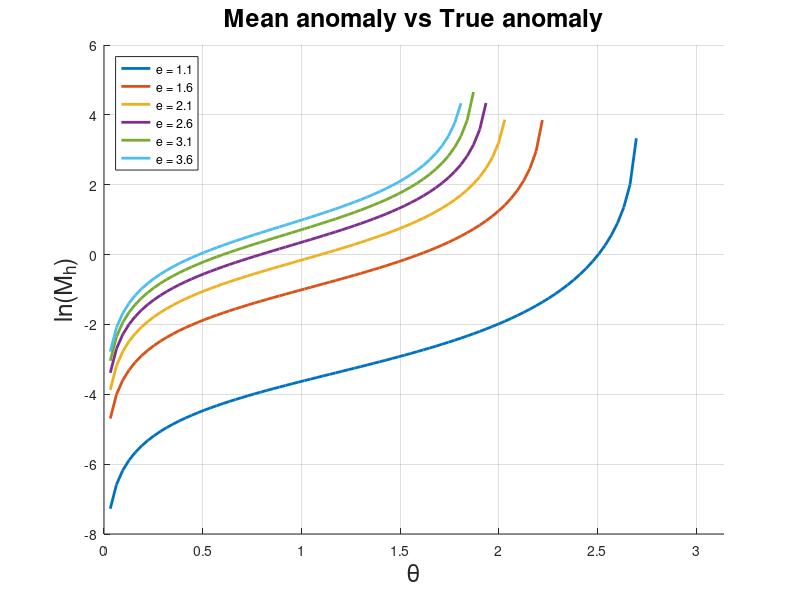
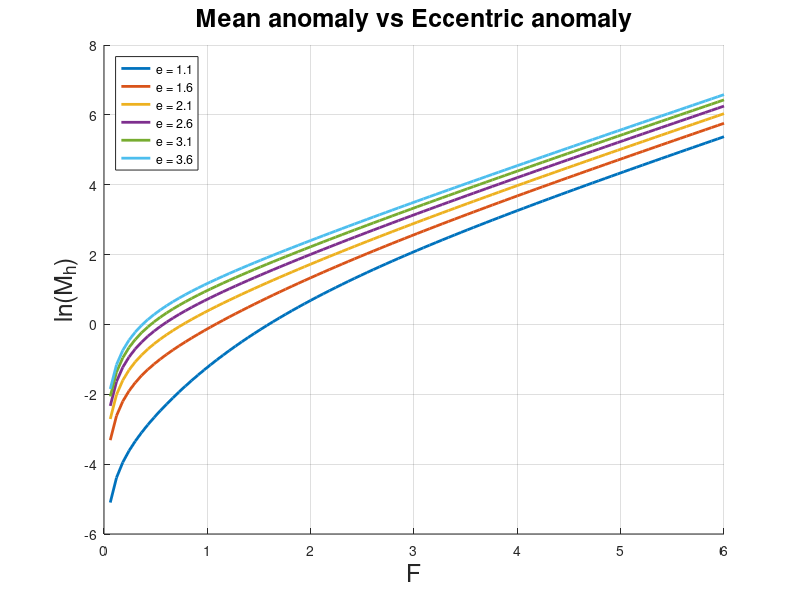

These figures' MATLAB source, in order:
%% Coded by
% Mohamed Mohamed El-Sayed Atyya
% mohamed.atyya94@eng-st.cu.edu.eg




% Mean anomaly of Hyperbolic orbits
close all; clear all; clc;
%% inputs
theta=linspace(0,pi,100); % True anomaly
F=linspace(0,6,100); % Eccentric anomaly
e=1.1:0.5:4; % eccentricity
%% calculations
for n=1:length(e)
    Mh1(n,1:length(theta))=e(n)*sqrt(e(n)^2-1)*sin(theta)./(1+e(n)*cos(theta))-log((sqrt(e(n)+1)+sqrt(e(n)-1)*tan(theta/2))./(sqrt(e(n)+1)-sqrt(e(n)-1)*tan(theta/2)));
    Mh2(n,1:length(F))=e(n)*sinh(F)-F;
end
%% plotting
%---------------------------------------------------------------------------------------------------------------------------------------------------------
figure(1);
hold all;
set(gcf,'color','w');
for n=1:length(e)
    [a,b]=max(Mh1(n,:));
    plot(theta(1:b-1),log(Mh1(n,1:b-1)),'linewidth',2);
    legendInfo1{n} = ['e = ' num2str(e(n))]; 
end
grid on;
xlim([0,pi]);
% ylim([0,1e4]);
xlabel('\theta','fontsize',18);
ylabel('ln(M_h)','fontsize',18);
title('Mean anomaly vs True anomaly','fontsize',18);
legend(legendInfo1,'location','northwest')
%---------------------------------------------------------------------------------------------------------------------------------------------------------
figure(2);
hold all;
set(gcf,'color','w');
for n=1:length(e)
    plot(F,log(Mh2(n,:)),'linewidth',2);
    legendInfo{n} = ['e = ' num2str(e(n))]; 
end
grid on;
xlim([0,6]);
% ylim([0,1e4]);
xlabel('F','fontsize',18);
ylabel('ln(M_h)','fontsize',18);
title('Mean anomaly vs Eccentric anomaly','fontsize',18);
legend(legendInfo,'location','northwest')



